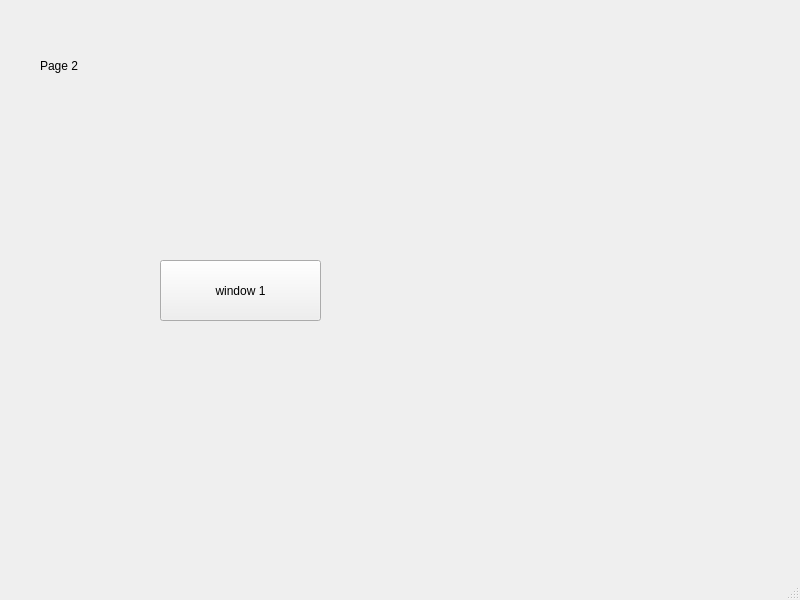
<?xml version="1.0" encoding="UTF-8"?>
<ui version="4.0">
 <class>MainWindow</class>
 <widget class="QMainWindow" name="MainWindow">
  <property name="geometry">
   <rect>
    <x>0</x>
    <y>0</y>
    <width>800</width>
    <height>600</height>
   </rect>
  </property>
  <property name="windowTitle">
   <string>MainWindow</string>
  </property>
  <widget class="QWidget" name="centralwidget">
   <widget class="QStackedWidget" name="stackedWidget">
    <property name="geometry">
     <rect>
      <x>0</x>
      <y>0</y>
      <width>791</width>
      <height>551</height>
     </rect>
    </property>
    <property name="currentIndex">
     <number>1</number>
    </property>
    <widget class="QWidget" name="page">
     <widget class="QLabel" name="label">
      <property name="geometry">
       <rect>
        <x>50</x>
        <y>20</y>
        <width>121</width>
        <height>41</height>
       </rect>
      </property>
      <property name="text">
       <string>Page 1</string>
      </property>
     </widget>
     <widget class="QPushButton" name="pushButton">
      <property name="geometry">
       <rect>
        <x>150</x>
        <y>250</y>
        <width>161</width>
        <height>51</height>
       </rect>
      </property>
      <property name="text">
       <string>window 2</string>
      </property>
     </widget>
    </widget>
    <widget class="QWidget" name="page_2">
     <widget class="QLabel" name="label_2">
      <property name="geometry">
       <rect>
        <x>40</x>
        <y>40</y>
        <width>111</width>
        <height>51</height>
       </rect>
      </property>
      <property name="text">
       <string>Page 2</string>
      </property>
     </widget>
     <widget class="QPushButton" name="pushButton_2">
      <property name="geometry">
       <rect>
        <x>160</x>
        <y>260</y>
        <width>161</width>
        <height>61</height>
       </rect>
      </property>
      <property name="text">
       <string>window 1</string>
      </property>
     </widget>
    </widget>
   </widget>
  </widget>
  <widget class="QMenuBar" name="menubar">
   <property name="geometry">
    <rect>
     <x>0</x>
     <y>0</y>
     <width>800</width>
     <height>22</height>
    </rect>
   </property>
  </widget>
  <widget class="QStatusBar" name="statusbar"/>
 </widget>
 <resources/>
 <connections/>
</ui>
